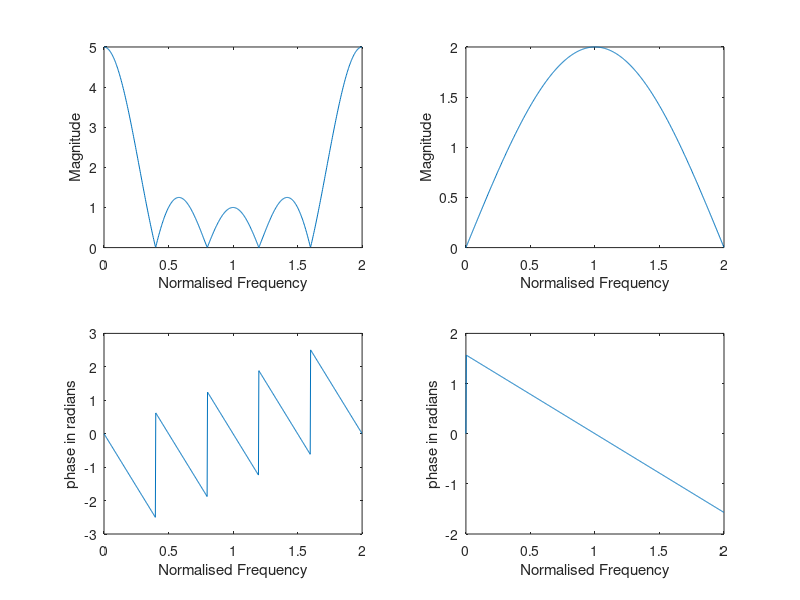

The MATLAB source for this figure:
b=ones(1,5);
a=[1];
d=[1,-1];
f=[1];
w=0:.01:2*pi;
[h,ph]=freqz(b,a,w);
[h1,ph1]=freqz(d,f,w);
magh=abs(h);
angh=angle(h);
angh1=angle(h1);
magh1=abs(h1);
subplot(2,2,1);plot(ph/pi,magh);
ylabel('Magnitude');xlabel('Normalised Frequency');
subplot(2,2,2);plot(ph1/pi,abs(h1));
ylabel('Magnitude');xlabel('Normalised Frequency');
subplot(2,2,3);plot(ph/pi,angh);
xlabel('Normalised Frequency');ylabel('phase in radians');
subplot(2,2,4);plot(ph1/pi,angh1);
xlabel('Normalised Frequency');ylabel('phase in radians');
